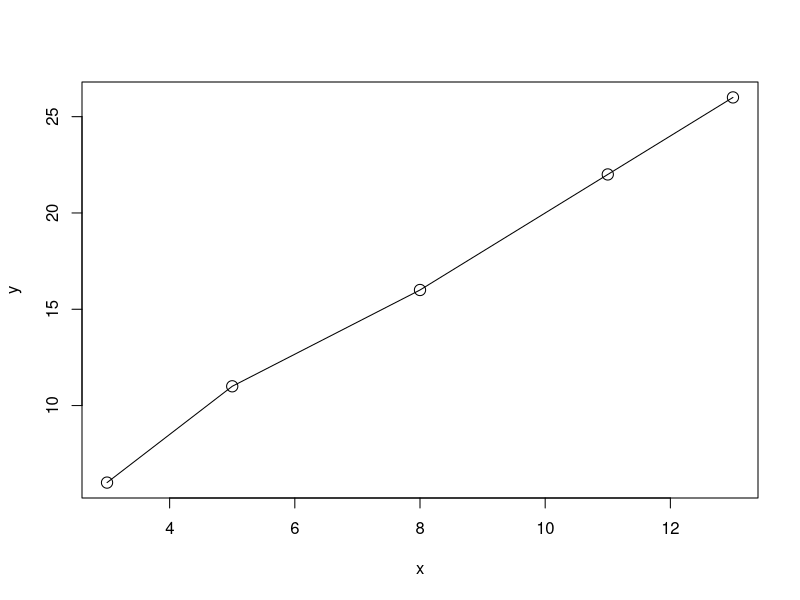

Write R code to recreate this figure.
x <- c(3, 5, 8, 11, 13)
y <- c(6, 11, 16, 22, 26)
plot(x, y, type = 'o', cex = 1.5)

## 피어슨 상관 계수 유도 과정
mean_x <- mean(x)
mean_y <- mean(y)

c <- sum((x - mean_x) * (y - mean_y))
m <- sqrt(sum((x - mean_x) ** 2) * sum((y - mean_y) ** 2))

corr <- c / m
corr

## cor() : 피어슨 상관 계수 함수
cor(x, y)

# 공분산 (covariance)
## 상관 계수(x, y) = 공분산(x, y) / (표준편차(x) * 표준편차(y))
sd_x <- sd(x)
sd_y <- sd(y)

# covariance(cov)
corr * sd_x * sd_y
cor(x, y)
cov(x, y)